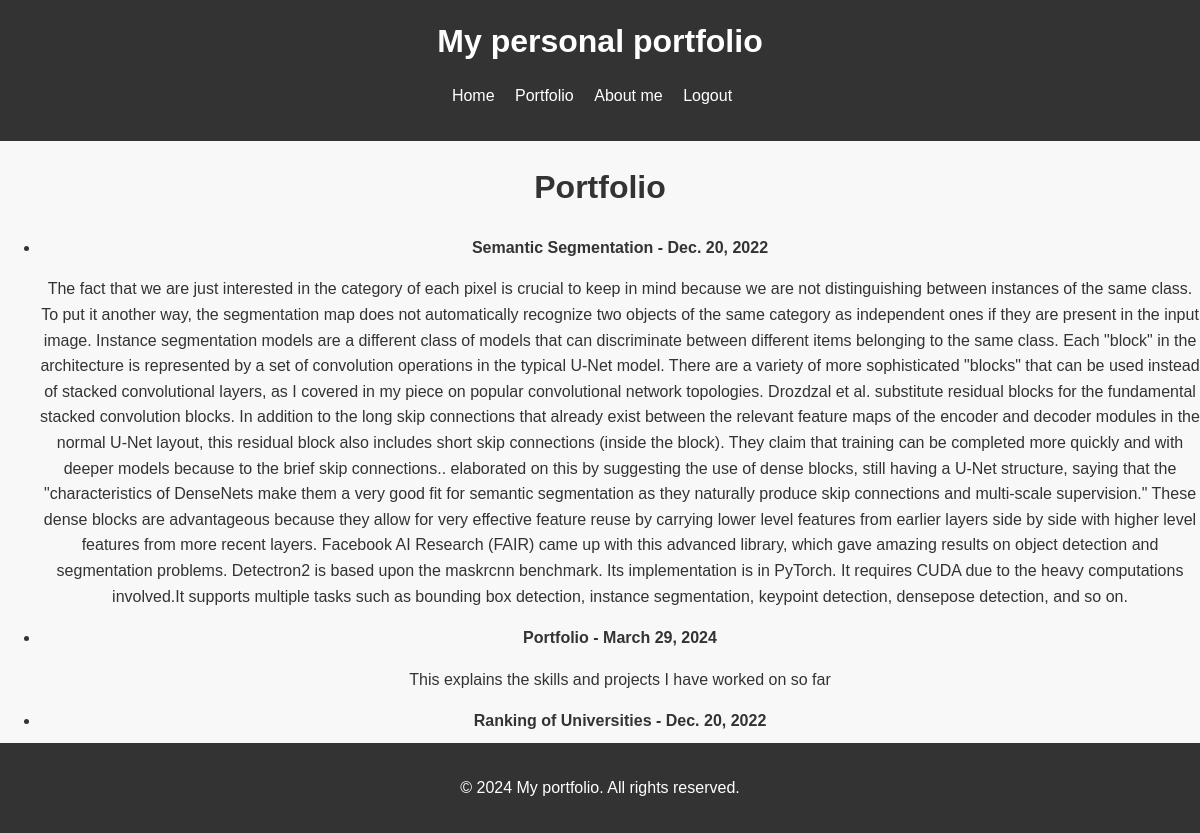
Page /portfolio/portfolio/ (signed in) on the committed database.
### portfolio/models.py (models this page shows, shortened)
class Project(models.Model):
    title = models.CharField(max_length=255)
    description = models.TextField()
    year = models.DateField()

### portfolio/views.py (the view)
# urls.py: path('portfolio/',include('portfolio.urls')),
@login_required
def portfolio(request):
    projects = Project.objects.all()
    return render(request, 'portfolio.html', {'projects': projects})

### portfolio/templates/portfolio.html
{% extends "base.html" %} {% block content %}
<center>
  <h1>Portfolio</h1>
  {% if projects %}
  <ul>
    {% for project in projects %}
    <li>
      <strong>{{ project.title }} - {{ project.year }}</strong>
      <p>{{ project.description }}</p>
    </li>
    {% endfor %}
  </ul>
  {% else %}
  <p>No projects found.</p>
  {% endif %}
  <p><a href="{% url 'add_project' %}">Add a new project</a></p>
</center>
{% endblock %}

### portfolio/templates/base.html (shortened to what this page needs)
<!DOCTYPE html>
<html>
<head>
    {% load static %}
    <link rel="stylesheet" type="text/css" href="{% static 'main.css' %}"/>
    <link rel="stylesheet" href="{% static 'styles_home.css' %}">
</head>
<body>
    <header>
        <h1>My personal portfolio</h1>
        <nav>
            <ul>
                <li><a href="{% url 'home' %}" target="_self">Home</a></li>
                <li><a href="{% url 'portfolio' %}" target="_self">Portfolio</a></li>
                <li><a href="{% url 'about' %}" target="_self">About me</a></li>
                {% if user.is_authenticated %}
                <li><a href="{% url 'logout' %}">Logout</a></li>
                {% else %}
                <li><a href="{% url 'login' %}">Login</a></li>
                {% endif %}
            </ul>
        </nav>
    </header>
    {% block content %}{% endblock %}
    <footer class="footer">
        <p>&copy; 2024 My portfolio. All rights reserved.</p>
    </footer>
</body>
</html>

### portfolio/static/main.css (style rules this page uses)
body { font-family: -apple-system, BlinkMacSystemFont, Segoe UI, Roboto, Oxygen, Ubuntu, Cantarell, Fira Sans, Droid Sans, Helvetica Neue, sans-serif; -webkit-font-smoothing: antialiased; background-color: #f8f8f8; }

### portfolio/static/styles_home.css (style rules this page uses)
body { font-family: Arial, sans-serif; line-height: 1.6; margin: 0; padding: 0; color: #333; }
header { background: #333; padding: 1rem 0; text-align: center; }
header h1 { color: #fff; margin: 0; }
nav ul { padding: 0; list-style: none; }
nav ul li { display: inline; margin-right: 1rem; }
nav ul li a { text-decoration: none; color: #fff; }
p { margin-bottom: 1rem; }
.footer { background-color: #333; color: white; text-align: center; width: 100%; position: fixed; bottom: 0; left: 0; padding: 1rem 0; margin-top: 2rem; }

### rows in the picture
Project: title "Semantic Segmentation", year "Dec. 20, 2022", description "The fact that we are just interested in the category of each pixel is crucial to keep in mind because we are not distinguishing between instances of the same class. To put it another way, the segmentation map does not automatically recognize two objects of the same category as independent ones if they are present in the input image. Instance segmentation models are a different class of models that can discriminate between different items belonging to the same class. Each \"block\" in the architecture is represented by a set of convolution operations in the typical U-Net model. There are a variety of more sophisticated \"blocks\" that can be used instead of stacked convolutional layers, as I…"
Project: title "Portfolio", year "March 29, 2024", description "This explains the skills and projects I have worked on so far"
Project: title "Ranking of Universities", year "Dec. 20, 2022"
